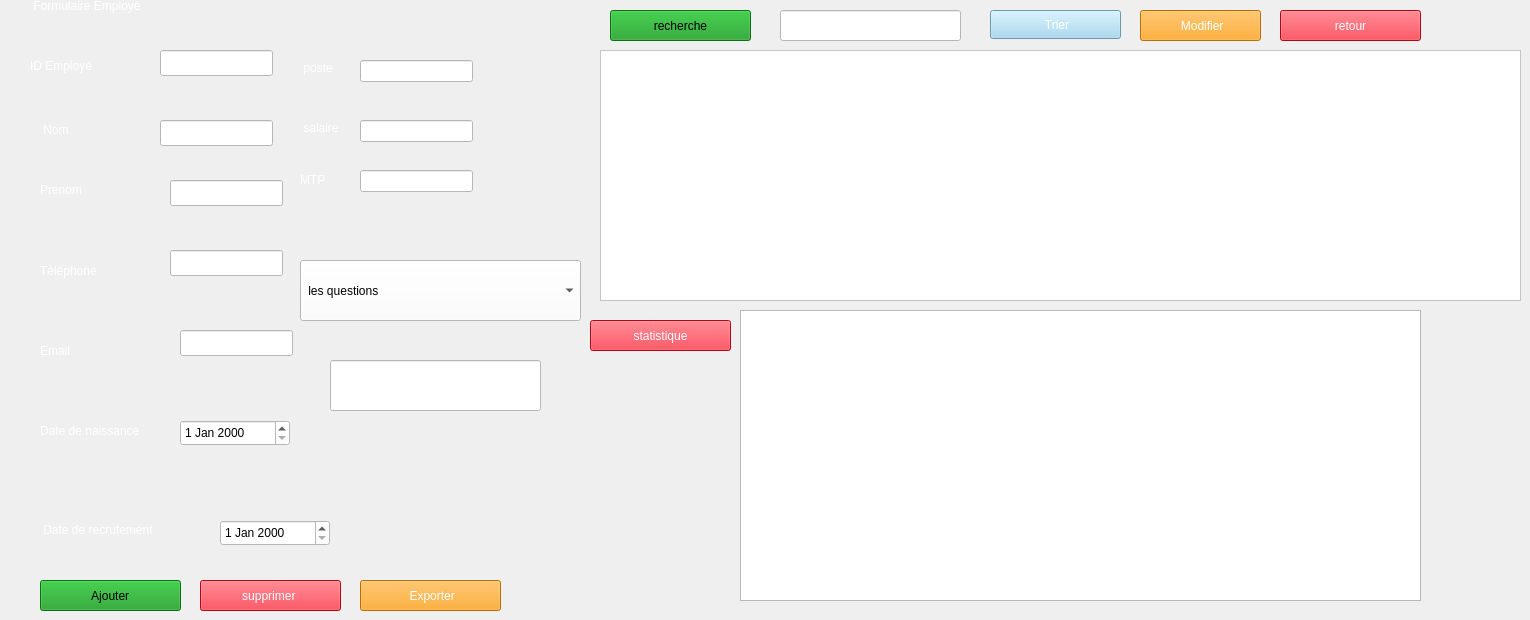
      <widget class="QWidget" name="page">
       <widget class="QPushButton" name="pushButton_6">
        <property name="geometry">
         <rect>
          <x>610</x>
          <y>10</y>
          <width>141</width>
          <height>31</height>
         </rect>
        </property>
        <property name="styleSheet">
         <string notr="true"> background-color: rgb(18, 153, 29);</string>
        </property>
        <property name="text">
         <string>recherche</string>
        </property>
       </widget>
       <widget class="QLineEdit" name="poste">
        <property name="geometry">
         <rect>
          <x>360</x>
          <y>60</y>
          <width>113</width>
          <height>22</height>
         </rect>
        </property>
        <property name="styleSheet">
         <string notr="true">background-color: rgb(255, 255, 255);</string>
        </property>
       </widget>
       <widget class="QLineEdit" name="lineEdit_reponse_ajout">
        <property name="geometry">
         <rect>
          <x>330</x>
          <y>360</y>
          <width>211</width>
          <height>51</height>
         </rect>
        </property>
        <property name="styleSheet">
         <string notr="true">background-color: rgb(255, 255, 255);</string>
        </property>
       </widget>
       <widget class="QLabel" name="label_16">
        <property name="geometry">
         <rect>
          <x>300</x>
          <y>120</y>
          <width>49</width>
          <height>16</height>
         </rect>
        </property>
        <property name="styleSheet">
         <string notr="true">color: rgb(255, 255, 255);</string>
        </property>
        <property name="text">
         <string> salaire</string>
        </property>
       </widget>
       <widget class="QLineEdit" name="lineEdit_tel">
        <property name="geometry">
         <rect>
          <x>170</x>
          <y>250</y>
          <width>113</width>
          <height>26</height>
         </rect>
        </property>
        <property name="styleSheet">
         <string notr="true">background-color: rgb(255, 255, 255);
</string>
        </property>
       </widget>
       <widget class="QPushButton" name="btn_retour_login_2">
        <property name="geometry">
         <rect>
          <x>1280</x>
          <y>10</y>
          <width>141</width>
          <height>31</height>
         </rect>
        </property>
        <property name="styleSheet">
         <string notr="true">color: rgb(255, 255, 255);
 
background-color: rgb(253, 7, 27);</string>
        </property>
        <property name="text">
         <string>retour</string>
        </property>
       </widget>
       <widget class="QLineEdit" name="lineEdit_email">
        <property name="geometry">
         <rect>
          <x>180</x>
          <y>330</y>
          <width>113</width>
          <height>26</height>
         </rect>
        </property>
        <property name="styleSheet">
         <string notr="true">background-color: rgb(255, 255, 255);
</string>
        </property>
       </widget>
       <widget class="QDateEdit" name="lineEdit_date">
        <property name="geometry">
         <rect>
          <x>180</x>
          <y>420</y>
          <width>110</width>
          <height>26</height>
         </rect>
        </property>
        <property name="styleSheet">
         <string notr="true">background-color: rgb(255, 255, 255);
</string>
        </property>
       </widget>
       <widget class="QLabel" name="label_17">
        <property name="geometry">
         <rect>
          <x>40</x>
          <y>520</y>
          <width>181</width>
          <height>20</height>
         </rect>
        </property>
        <property name="styleSheet">
         <string notr="true">font: 10pt &quot;Segoe UI&quot;;
color: rgb(255, 255, 255);</string>
        </property>
        <property name="text">
         <string> Date de recrutement </string>
        </property>
       </widget>
       <widget class="QLabel" name="label_8">
        <property name="geometry">
         <rect>
          <x>30</x>
          <y>40</y>
          <width>101</width>
          <height>51</height>
         </rect>
        </property>
        <property name="palette">
         <palette>
          <active>
           <colorrole role="WindowText">
            <brush brushstyle="SolidPattern">
             <color alpha="255">
              <red>255</red>
              <green>255</green>
              <blue>255</blue>
             </color>
            </brush>
           </colorrole>
           <colorrole role="Button">
            <brush brushstyle="SolidPattern">
             <color alpha="255">
              <red>0</red>
              <green>0</green>
              <blue>74</blue>
             </color>
            </brush>
           </colorrole>
           <colorrole role="Text">
            <brush brushstyle="SolidPattern">
             <color alpha="255">
              <red>255</red>
              <green>255</green>
              <blue>255</blue>
             </color>
            </brush>
           </colorrole>
           <colorrole role="ButtonText">
            <brush brushstyle="SolidPattern">
             <color alpha="255">
              <red>255</red>
              <green>255</green>
              <blue>255</blue>
             </color>
            </brush>
           </colorrole>
           <colorrole role="Base">
            <brush brushstyle="SolidPattern">
             <color alpha="255">
              <red>0</red>
              <green>0</green>
              <blue>74</blue>
             </color>
            </brush>
           </colorrole>
           <colorrole role="Window">
            <brush brushstyle="SolidPattern">
             <color alpha="255">
              <red>0</red>
              <green>0</green>
              <blue>74</blue>
             </color>
            </brush>
           </colorrole>
           <colorrole role="PlaceholderText">
            <brush brushstyle="SolidPattern">
             <color alpha="128">
              <red>255</red>
              <green>255</green>
              <blue>255</blue>
             </color>
            </brush>
           </colorrole>
          </active>
          <inactive>
           <colorrole role="WindowText">
            <brush brushstyle="SolidPattern">
             <color alpha="255">
              <red>255</red>
              <green>255</green>
              <blue>255</blue>
             </color>
            </brush>
           </colorrole>
           <colorrole role="Button">
            <brush brushstyle="SolidPattern">
             <color alpha="255">
              <red>0</red>
              <green>0</green>
              <blue>74</blue>
             </color>
            </brush>
           </colorrole>
           <colorrole role="Text">
            <brush brushstyle="SolidPattern">
             <color alpha="255">
              <red>255</red>
              <green>255</green>
              <blue>255</blue>
             </color>
            </brush>
           </colorrole>
           <colorrole role="ButtonText">
            <brush brushstyle="SolidPattern">
             <color alpha="255">
              <red>255</red>
              <green>255</green>
              <blue>255</blue>
             </color>
            </brush>
           </colorrole>
           <colorrole role="Base">
            <brush brushstyle="SolidPattern">
             <color alpha="255">
              <red>0</red>
              <green>0</green>
              <blue>74</blue>
             </color>
            </brush>
           </colorrole>
           <colorrole role="Window">
            <brush brushstyle="SolidPattern">
             <color alpha="255">
              <red>0</red>
              <green>0</green>
              <blue>74</blue>
             </color>
            </brush>
           </colorrole>
           <colorrole role="PlaceholderText">
            <brush brushstyle="SolidPattern">
             <color alpha="128">
              <red>255</red>
              <green>255</green>
              <blue>255</blue>
             </color>
            </brush>
           </colorrole>
          </inactive>
          <disabled>
           <colorrole role="WindowText">
            <brush brushstyle="SolidPattern">
             <color alpha="255">
              <red>255</red>
              <green>255</green>
              <blue>255</blue>
             </color>
            </brush>
           </colorrole>
           <colorrole role="Button">
            <brush brushstyle="SolidPattern">
             <color alpha="255">
              <red>0</red>
              <green>0</green>
              <blue>74</blue>
             </color>
            </brush>
           </colorrole>
           <colorrole role="Text">
            <brush brushstyle="SolidPattern">
             <color alpha="255">
              <red>255</red>
              <green>255</green>
              <blue>255</blue>
             </color>
            </brush>
           </colorrole>
           <colorrole role="ButtonText">
            <brush brushstyle="SolidPattern">
             <color alpha="255">
              <red>255</red>
              <green>255</green>
              <blue>255</blue>
             </color>
            </brush>
           </colorrole>
           <colorrole role="Base">
            <brush brushstyle="SolidPattern">
             <color alpha="255">
              <red>0</red>
              <green>0</green>
              <blue>74</blue>
             </color>
            </brush>
           </colorrole>
           <colorrole role="Window">
            <brush brushstyle="SolidPattern">
             <color alpha="255">
              <red>0</red>
              <green>0</green>
              <blue>74</blue>
             </color>
            </brush>
           </colorrole>
           <colorrole role="PlaceholderText">
            <brush brushstyle="SolidPattern">
             <color alpha="128">
              <red>255</red>
              <green>255</green>
              <blue>255</blue>
             </color>
            </brush>
           </colorrole>
          </disabled>
         </palette>
        </property>
        <property name="styleSheet">
         <string notr="true">color: rgb(255, 255, 255);</string>
        </property>
        <property name="text">
         <string>ID Employé  </string>
        </property>
       </widget>
       <widget class="QPushButton" name="pushButton_trier">
        <property name="geometry">
         <rect>
          <x>990</x>
          <y>10</y>
          <width>131</width>
          <height>29</height>
         </rect>
        </property>
        <property name="palette">
         <palette>
          <active>
           <colorrole role="WindowText">
            <brush brushstyle="SolidPattern">
             <color alpha="255">
              <red>255</red>
              <green>255</green>
              <blue>255</blue>
             </color>
            </brush>
           </colorrole>
           <colorrole role="Button">
            <brush brushstyle="SolidPattern">
             <color alpha="255">
              <red>154</red>
              <green>211</green>
              <blue>238</blue>
             </color>
            </brush>
           </colorrole>
           <colorrole role="Text">
            <brush brushstyle="SolidPattern">
             <color alpha="255">
              <red>255</red>
              <green>255</green>
              <blue>255</blue>
             </color>
            </brush>
           </colorrole>
           <colorrole role="ButtonText">
            <brush brushstyle="SolidPattern">
             <color alpha="255">
              <red>255</red>
              <green>255</green>
              <blue>255</blue>
             </color>
            </brush>
           </colorrole>
           <colorrole role="Base">
            <brush brushstyle="SolidPattern">
             <color alpha="255">
              <red>154</red>
              <green>211</green>
              <blue>238</blue>
             </color>
            </brush>
           </colorrole>
           <colorrole role="Window">
            <brush brushstyle="SolidPattern">
             <color alpha="255">
              <red>154</red>
              <green>211</green>
              <blue>238</blue>
             </color>
            </brush>
           </colorrole>
           <colorrole role="Highlight">
            <brush brushstyle="SolidPattern">
             <color alpha="255">
              <red>39</red>
              <green>191</green>
              <blue>115</blue>
             </color>
            </brush>
           </colorrole>
           <colorrole role="PlaceholderText">
            <brush brushstyle="SolidPattern">
             <color alpha="128">
              <red>255</red>
              <green>255</green>
              <blue>255</blue>
             </color>
            </brush>
           </colorrole>
          </active>
          <inactive>
           <colorrole role="WindowText">
            <brush brushstyle="SolidPattern">
             <color alpha="255">
              <red>255</red>
              <green>255</green>
              <blue>255</blue>
             </color>
            </brush>
           </colorrole>
           <colorrole role="Button">
            <brush brushstyle="SolidPattern">
             <color alpha="255">
              <red>154</red>
              <green>211</green>
              <blue>238</blue>
             </color>
            </brush>
           </colorrole>
           <colorrole role="Text">
            <brush brushstyle="SolidPattern">
             <color alpha="255">
              <red>255</red>
              <green>255</green>
              <blue>255</blue>
             </color>
            </brush>
           </colorrole>
           <colorrole role="ButtonText">
            <brush brushstyle="SolidPattern">
             <color alpha="255">
              <red>255</red>
              <green>255</green>
              <blue>255</blue>
             </color>
            </brush>
           </colorrole>
           <colorrole role="Base">
            <brush brushstyle="SolidPattern">
             <color alpha="255">
              <red>154</red>
              <green>211</green>
              <blue>238</blue>
             </color>
            </brush>
           </colorrole>
           <colorrole role="Window">
            <brush brushstyle="SolidPattern">
             <color alpha="255">
              <red>154</red>
              <green>211</green>
              <blue>238</blue>
             </color>
            </brush>
           </colorrole>
           <colorrole role="Highlight">
            <brush brushstyle="SolidPattern">
             <color alpha="255">
              <red>39</red>
              <green>191</green>
              <blue>115</blue>
             </color>
            </brush>
           </colorrole>
           <colorrole role="PlaceholderText">
            <brush brushstyle="SolidPattern">
             <color alpha="128">
              <red>255</red>
              <green>255</green>
              <blue>255</blue>
             </color>
            </brush>
           </colorrole>
          </inactive>
          <disabled>
           <colorrole role="WindowText">
            <brush brushstyle="SolidPattern">
             <color alpha="255">
              <red>255</red>
              <green>255</green>
              <blue>255</blue>
             </color>
            </brush>
           </colorrole>
           <colorrole role="Button">
            <brush brushstyle="SolidPattern">
             <color alpha="255">
              <red>154</red>
              <green>211</green>
              <blue>238</blue>
             </color>
            </brush>
           </colorrole>
           <colorrole role="Text">
            <brush brushstyle="SolidPattern">
             <color alpha="255">
              <red>255</red>
              <green>255</green>
              <blue>255</blue>
             </color>
            </brush>
           </colorrole>
           <colorrole role="ButtonText">
            <brush brushstyle="SolidPattern">
             <color alpha="255">
              <red>255</red>
              <green>255</green>
              <blue>255</blue>
             </color>
            </brush>
           </colorrole>
           <colorrole role="Base">
            <brush brushstyle="SolidPattern">
             <color alpha="255">
              <red>154</red>
              <green>211</green>
              <blue>238</blue>
             </color>
            </brush>
           </colorrole>
           <colorrole role="Window">
            <brush brushstyle="SolidPattern">
             <color alpha="255">
              <red>154</red>
              <green>211</green>
              <blue>238</blue>
             </color>
            </brush>
           </colorrole>
           <colorrole role="Highlight">
            <brush brushstyle="SolidPattern">
             <color alpha="255">
              <red>39</red>
              <green>191</green>
              <blue>115</blue>
             </color>
            </brush>
           </colorrole>
           <colorrole role="PlaceholderText">
            <brush brushstyle="SolidPattern">
             <color alpha="128">
              <red>255</red>
              <green>255</green>
              <blue>255</blue>
             </color>
            </brush>
           </colorrole>
          </disabled>
         </palette>
        </property>
        <property name="styleSheet">
         <string notr="true">
color: rgb(255, 255, 255);
background-color: rgb(154, 211, 238);</string>
        </property>
        <property name="text">
         <string> Trier</string>
        </property>
       </widget>
       <widget class="QPushButton" name="btnSupprimer">
        <property name="geometry">
         <rect>
          <x>200</x>
          <y>580</y>
          <width>141</width>
          <height>31</height>
         </rect>
        </property>
        <property name="styleSheet">
         <string notr="true">color: rgb(255, 255, 255);
 
background-color: rgb(253, 7, 27);</string>
        </property>
        <property name="text">
         <string>supprimer </string>
        </property>
       </widget>
       <widget class="QLabel" name="label_18">
        <property name="geometry">
         <rect>
          <x>40</x>
          <y>120</y>
          <width>63</width>
          <height>20</height>
         </rect>
        </property>
        <property name="styleSheet">
         <string notr="true">color: rgb(255, 255, 255);
</string>
        </property>
        <property name="text">
         <string> Nom </string>
        </property>
       </widget>
       <widget class="QLineEdit" name="lineEdit_6">
        <property name="geometry">
         <rect>
          <x>170</x>
          <y>180</y>
          <width>113</width>
          <height>26</height>
         </rect>
        </property>
        <property name="styleSheet">
         <string notr="true">background-color: rgb(255, 255, 255);
</string>
        </property>
       </widget>
       <widget class="QGraphicsView" name="graphicsView">
        <property name="geometry">
         <rect>
          <x>740</x>
          <y>310</y>
          <width>681</width>
          <height>291</height>
         </rect>
        </property>
       </widget>
       <widget class="QDateEdit" name="dateEdit_recrutement">
        <property name="geometry">
         <rect>
          <x>220</x>
          <y>520</y>
          <width>110</width>
          <height>26</height>
         </rect>
        </property>
        <property name="styleSheet">
         <string notr="true">background-color: rgb(255, 255, 255);
</string>
        </property>
       </widget>
       <widget class="QLabel" name="label_19">
        <property name="geometry">
         <rect>
          <x>40</x>
          <y>330</y>
          <width>91</width>
          <height>41</height>
         </rect>
        </property>
        <property name="styleSheet">
         <string notr="true">color: rgb(255, 255, 255);
</string>
        </property>
        <property name="text">
         <string>Email  </string>
        </property>
       </widget>
       <widget class="QPushButton" name="btnModifier">
        <property name="geometry">
         <rect>
          <x>1140</x>
          <y>10</y>
          <width>121</width>
          <height>31</height>
         </rect>
        </property>
        <property name="styleSheet">
         <string notr="true">color: rgb(255, 255, 255);
 background-color: rgb(253, 154, 4);</string>
        </property>
        <property name="text">
         <string> Modifier</string>
        </property>
       </widget>
       <widget class="QLineEdit" name="lineEdit_mtp">
        <property name="geometry">
         <rect>
          <x>360</x>
          <y>170</y>
          <width>113</width>
          <height>22</height>
         </rect>
        </property>
        <property name="styleSheet">
         <string notr="true">background-color: rgb(255, 255, 255);</string>
        </property>
        <property name="echoMode">
         <enum>QLineEdit::EchoMode::Password</enum>
        </property>
       </widget>
       <widget class="QLineEdit" name="lineEdit_3">
        <property name="geometry">
         <rect>
          <x>160</x>
          <y>120</y>
          <width>113</width>
          <height>26</height>
         </rect>
        </property>
        <property name="styleSheet">
         <string notr="true">background-color: rgb(255, 255, 255);</string>
        </property>
       </widget>
       <widget class="QLabel" name="label_20">
        <property name="geometry">
         <rect>
          <x>300</x>
          <y>170</y>
          <width>63</width>
          <height>20</height>
         </rect>
        </property>
        <property name="styleSheet">
         <string notr="true">color: rgb(255, 255, 255);</string>
        </property>
        <property name="text">
         <string>MTP</string>
        </property>
       </widget>
       <widget class="QPushButton" name="btn_pdf">
        <property name="geometry">
         <rect>
          <x>360</x>
          <y>580</y>
          <width>141</width>
          <height>31</height>
         </rect>
        </property>
        <property name="styleSheet">
         <string notr="true">background-color: rgb(255, 255, 255);
color: rgb(255, 255, 255);
background-color: rgb(253, 154, 4);</string>
        </property>
        <property name="text">
         <string> Exporter</string>
        </property>
       </widget>
       <widget class="QLabel" name="label_21">
        <property name="geometry">
         <rect>
          <x>30</x>
          <y>-20</y>
          <width>181</width>
          <height>51</height>
         </rect>
        </property>
        <property name="palette">
         <palette>
          <active>
           <colorrole role="WindowText">
            <brush brushstyle="SolidPattern">
             <color alpha="255">
              <red>255</red>
              <green>255</green>
              <blue>255</blue>
             </color>
            </brush>
           </colorrole>
           <colorrole role="Button">
            <brush brushstyle="SolidPattern">
             <color alpha="255">
              <red>0</red>
              <green>0</green>
              <blue>74</blue>
             </color>
            </brush>
           </colorrole>
           <colorrole role="Text">
            <brush brushstyle="SolidPattern">
             <color alpha="255">
              <red>255</red>
              <green>255</green>
              <blue>255</blue>
             </color>
            </brush>
           </colorrole>
           <colorrole role="ButtonText">
            <brush brushstyle="SolidPattern">
             <color alpha="255">
              <red>255</red>
              <green>255</green>
              <blue>255</blue>
             </color>
            </brush>
           </colorrole>
           <colorrole role="Base">
            <brush brushstyle="SolidPattern">
             <color alpha="255">
              <red>0</red>
              <green>0</green>
              <blue>74</blue>
             </color>
            </brush>
           </colorrole>
           <colorrole role="Window">
            <brush brushstyle="SolidPattern">
             <color alpha="255">
              <red>0</red>
              <green>0</green>
              <blue>74</blue>
             </color>
            </brush>
           </colorrole>
           <colorrole role="PlaceholderText">
            <brush brushstyle="SolidPattern">
             <color alpha="128">
              <red>255</red>
              <green>255</green>
              <blue>255</blue>
             </color>
            </brush>
           </colorrole>
          </active>
          <inactive>
           <colorrole role="WindowText">
            <brush brushstyle="SolidPattern">
             <color alpha="255">
              <red>255</red>
              <green>255</green>
              <blue>255</blue>
             </color>
            </brush>
           </colorrole>
           <colorrole role="Button">
            <brush brushstyle="SolidPattern">
             <color alpha="255">
              <red>0</red>
              <green>0</green>
              <blue>74</blue>
             </color>
            </brush>
           </colorrole>
           <colorrole role="Text">
            <brush brushstyle="SolidPattern">
             <color alpha="255">
              <red>255</red>
              <green>255</green>
              <blue>255</blue>
             </color>
            </brush>
           </colorrole>
           <colorrole role="ButtonText">
            <brush brushstyle="SolidPattern">
             <color alpha="255">
              <red>255</red>
              <green>255</green>
              <blue>255</blue>
             </color>
            </brush>
           </colorrole>
           <colorrole role="Base">
            <brush brushstyle="SolidPattern">
             <color alpha="255">
              <red>0</red>
              <green>0</green>
              <blue>74</blue>
             </color>
            </brush>
           </colorrole>
           <colorrole role="Window">
            <brush brushstyle="SolidPattern">
             <color alpha="255">
              <red>0</red>
              <green>0</green>
              <blue>74</blue>
             </color>
            </brush>
           </colorrole>
           <colorrole role="PlaceholderText">
            <brush brushstyle="SolidPattern">
             <color alpha="128">
              <red>255</red>
              <green>255</green>
              <blue>255</blue>
             </color>
            </brush>
           </colorrole>
          </inactive>
          <disabled>
           <colorrole role="WindowText">
            <brush brushstyle="SolidPattern">
             <color alpha="255">
              <red>255</red>
              <green>255</green>
              <blue>255</blue>
             </color>
            </brush>
           </colorrole>
           <colorrole role="Button">
            <brush brushstyle="SolidPattern">
             <color alpha="255">
              <red>0</red>
              <green>0</green>
              <blue>74</blue>
             </color>
            </brush>
           </colorrole>
           <colorrole role="Text">
            <brush brushstyle="SolidPattern">
             <color alpha="255">
              <red>255</red>
              <green>255</green>
              <blue>255</blue>
             </color>
            </brush>
           </colorrole>
           <colorrole role="ButtonText">
            <brush brushstyle="SolidPattern">
             <color alpha="255">
              <red>255</red>
              <green>255</green>
              <blue>255</blue>
             </color>
            </brush>
           </colorrole>
           <colorrole role="Base">
            <brush brushstyle="SolidPattern">
             <color alpha="255">
              <red>0</red>
              <green>0</green>
              <blue>74</blue>
             </color>
            </brush>
           </colorrole>
           <colorrole role="Window">
            <brush brushstyle="SolidPattern">
             <color alpha="255">
              <red>0</red>
              <green>0</green>
              <blue>74</blue>
             </color>
            </brush>
           </colorrole>
           <colorrole role="PlaceholderText">
            <brush brushstyle="SolidPattern">
             <color alpha="128">
              <red>255</red>
              <green>255</green>
              <blue>255</blue>
             </color>
            </brush>
           </colorrole>
          </disabled>
         </palette>
        </property>
        <property name="styleSheet">
         <string notr="true">color: rgb(255, 255, 255);
font: italic 9pt &quot;Segoe UI&quot;;</string>
        </property>
        <property name="text">
         <string> Formulaire Employé</string>
        </property>
       </widget>
       <widget class="QLabel" name="label_22">
        <property name="geometry">
         <rect>
          <x>40</x>
          <y>250</y>
          <width>91</width>
          <height>41</height>
         </rect>
        </property>
        <property name="styleSheet">
         <string notr="true">color: rgb(255, 255, 255);</string>
        </property>
        <property name="text">
         <string>Téléphone </string>
        </property>
       </widget>
       <widget class="QLabel" name="label_23">
        <property name="geometry">
         <rect>
          <x>300</x>
          <y>60</y>
          <width>49</width>
          <height>16</height>
         </rect>
        </property>
        <property name="styleSheet">
         <string notr="true">color: rgb(255, 255, 255);</string>
        </property>
        <property name="text">
         <string> poste</string>
        </property>
       </widget>
       <widget class="QPushButton" name="pushButton_5">
        <property name="geometry">
         <rect>
          <x>40</x>
          <y>580</y>
          <width>141</width>
          <height>31</height>
         </rect>
        </property>
        <property name="styleSheet">
         <string notr="true"> background-color: rgb(18, 153, 29);</string>
        </property>
        <property name="text">
         <string> Ajouter </string>
        </property>
       </widget>
       <widget class="QTableView" name="tableView_2">
        <property name="geometry">
         <rect>
          <x>600</x>
          <y>50</y>
          <width>921</width>
          <height>251</height>
         </rect>
        </property>
        <property name="styleSheet">
         <string notr="true">background-color: rgb(255, 255, 255);
font: 7pt &quot;Segoe UI&quot;;</string>
        </property>
       </widget>
       <widget class="QPushButton" name="pushButton_stats">
        <property name="geometry">
         <rect>
          <x>590</x>
          <y>320</y>
          <width>141</width>
          <height>31</height>
         </rect>
        </property>
        <property name="styleSheet">
         <string notr="true">color: rgb(255, 255, 255);
 
background-color: rgb(253, 7, 27);</string>
        </property>
        <property name="text">
         <string>statistique</string>
        </property>
       </widget>
       <widget class="QLineEdit" name="salaire">
        <property name="geometry">
         <rect>
          <x>360</x>
          <y>120</y>
          <width>113</width>
          <height>22</height>
         </rect>
        </property>
        <property name="styleSheet">
         <string notr="true">background-color: rgb(255, 255, 255);</string>
        </property>
       </widget>
       <widget class="QLabel" name="label_24">
        <property name="geometry">
         <rect>
          <x>40</x>
          <y>410</y>
          <width>181</width>
          <height>41</height>
         </rect>
        </property>
        <property name="styleSheet">
         <string notr="true">color: rgb(255, 255, 255);</string>
        </property>
        <property name="text">
         <string>Date de naissance </string>
        </property>
       </widget>
       <widget class="QComboBox" name="comboBox_question_ajout">
        <property name="geometry">
         <rect>
          <x>300</x>
          <y>260</y>
          <width>281</width>
          <height>61</height>
         </rect>
        </property>
        <property name="styleSheet">
         <string notr="true">background-color: rgb(255, 255, 255);</string>
        </property>
        <item>
         <property name="text">
          <string> les questions</string>
         </property>
         <property name="icon">
          <iconset theme="QIcon::ThemeIcon::DocumentProperties"/>
         </property>
        </item>
        <item>
         <property name="text">
          <string>Quel est le nom de votre equipe</string>
         </property>
        </item>
        <item>
         <property name="text">
          <string>Quelle est votre ville de naissance</string>
         </property>
        </item>
        <item>
         <property name="text">
          <string>Quel est le nom de jeune fille de votre mère</string>
         </property>
        </item>
        <item>
         <property name="text">
          <string>Quel est votre film préféré</string>
         </property>
        </item>
       </widget>
       <widget class="QLineEdit" name="lineEdit_recherche">
        <property name="geometry">
         <rect>
          <x>780</x>
          <y>10</y>
          <width>181</width>
          <height>31</height>
         </rect>
        </property>
        <property name="styleSheet">
         <string notr="true">background-color: rgb(255, 255, 255);</string>
        </property>
       </widget>
       <widget class="QLineEdit" name="lineEdit">
        <property name="geometry">
         <rect>
          <x>160</x>
          <y>50</y>
          <width>113</width>
          <height>26</height>
         </rect>
        </property>
        <property name="styleSheet">
         <string notr="true">background-color: rgb(255, 255, 255);</string>
        </property>
       </widget>
       <widget class="QLabel" name="label_25">
        <property name="geometry">
         <rect>
          <x>40</x>
          <y>180</y>
          <width>71</width>
          <height>20</height>
         </rect>
        </property>
        <property name="styleSheet">
         <string notr="true">color: rgb(255, 255, 255);
</string>
        </property>
        <property name="text">
         <string>Prenom</string>
        </property>
       </widget>
      </widget>
